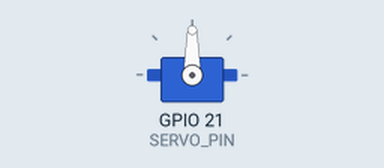
Bench run of a sketch on a simulated ESP32. On the bench: servo. What the sketch prints to the serial monitor is not drawn.

Above: at 0.55 s.
At 4.5 s:
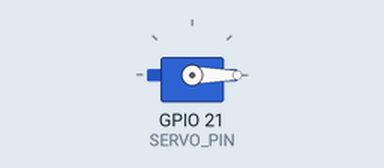
Timing chart, 0 to 5.7 s (numbered marks = the images above):
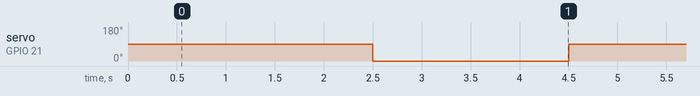

The sketch:

servo_test.ino
```cpp
#include <ESP32Servo.h>

#define SERVO_PIN 21

Servo testServo;

void setup() {
  Serial.begin(115200);
  delay(500);
  Serial.println("Servo isolation test — starting.");
  testServo.attach(SERVO_PIN);
}

void loop() {
  Serial.println("Moving to 90 (OPEN)");
  testServo.write(90);
  delay(2000);

  Serial.println("Moving to 0 (CLOSED)");
  testServo.write(0);
  delay(2000);
}
```

Measured:
- by itself, servo on GPIO 21 (SERVO_PIN): alternates 90° for 2.0 s and 0° for 2.0 s
